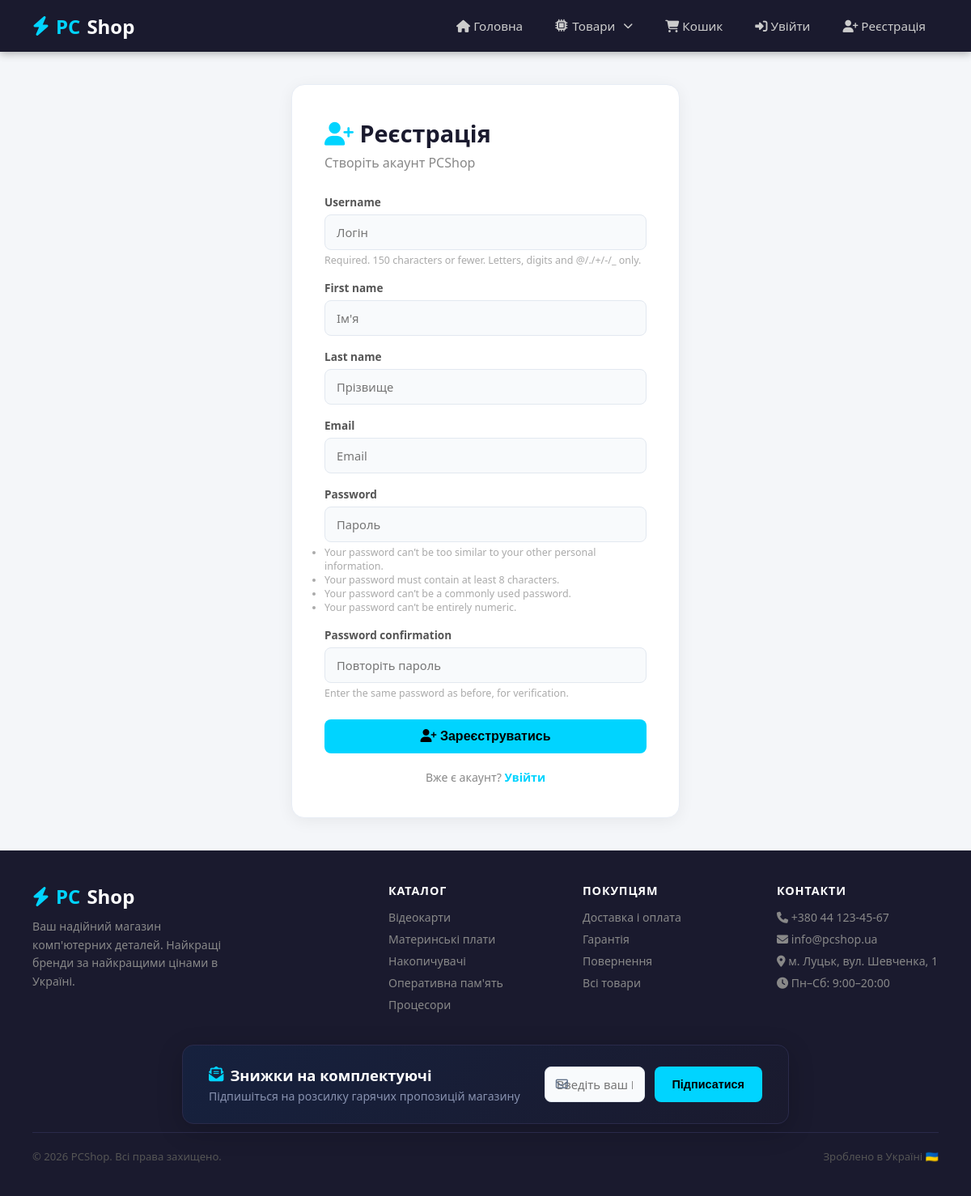
Screenshot of /register/ with the database file from the repository.
### myapp/models.py (models this page shows, shortened)
class Category(models.Model):
    name = models.CharField(max_length=100, verbose_name='Назва категорії')
    slug = models.SlugField(unique=True, verbose_name='URL-ідентифікатор')
    description = models.TextField(blank=True, verbose_name='Опис')
    created_at = models.DateTimeField(auto_now_add=True, verbose_name='Створено о')
    updated_at = models.DateTimeField(auto_now=True, verbose_name='Оновлено о')
    class Meta:
        verbose_name = 'Категорія'
        verbose_name_plural = 'Категорії'
        ordering = ['name']

### myapp/views.py (the view, shortened to what this page needs)
# urls.py: path('register/', views.register_view, name='register'),
def register_view(request):
    if request.user.is_authenticated:
        return redirect('home')
    form = RegisterForm()
    return render(request, 'myapp/auth/register.html', {
        'form':       form,
        'categories': Category.objects.all(),
    })

### myapp/forms.py
class RegisterForm(UserCreationForm):
    email      = forms.EmailField(required=True, widget=forms.EmailInput(attrs={'placeholder': 'Email'}))
    first_name = forms.CharField(max_length=100, widget=forms.TextInput(attrs={'placeholder': "Ім'я"}))
    last_name  = forms.CharField(max_length=100, widget=forms.TextInput(attrs={'placeholder': 'Прізвище'}))
    class Meta:
        model  = User
        fields = ['username', 'first_name', 'last_name', 'email', 'password1', 'password2']
        widgets = {
            'username': forms.TextInput(attrs={'placeholder': 'Логін'}),
        }
    def __init__(self, *args, **kwargs):
        super().__init__(*args, **kwargs)
        self.fields['password1'].widget = forms.PasswordInput(attrs={'placeholder': 'Пароль'})
        self.fields['password2'].widget = forms.PasswordInput(attrs={'placeholder': 'Повторіть пароль'})

### myapp/templates/myapp/auth/register.html (shortened to what this page needs)
{% extends 'myapp/base.html' %}
{% block content %}
<div style="min-height: 70vh; display: flex; align-items: center; justify-content: center; padding: 40px 24px;">
  <div style="background: white; border: 1px solid #e8edf5; border-radius: 16px; padding: 40px; width: 100%; max-width: 480px; box-shadow: 0 4px 20px rgba(0,0,0,0.06);">
    <h2 style="font-size: 1.8rem; margin-bottom: 6px; color: #1a1a2e;">
      <i class="fa-solid fa-user-plus" style="color: #00d4ff;"></i> Реєстрація
    </h2>
    <p style="color: #888; margin-bottom: 28px;">Створіть акаунт PCShop</p>
    <form method="post">
      {% for field in form %}
        <div style="margin-bottom: 16px;">
          <label style="display: block; font-size: 0.85rem; font-weight: 600; color: #555; margin-bottom: 6px;">
            {{ field.label }}
          </label>
          {{ field }}
          {% if field.help_text %}
            <div style="color: #aaa; font-size: 0.78rem; margin-top: 4px;">{{ field.help_text }}</div>
          {% endif %}
        </div>
      {% endfor %}
      <button type="submit" class="btn btn-primary" style="width: 100%; padding: 12px; font-size: 1rem; margin-top: 8px;">
        <i class="fa-solid fa-user-plus"></i> Зареєструватись
      </button>
    </form>
    <div style="margin-top: 20px; text-align: center; font-size: 0.88rem; color: #888;">
      Вже є акаунт? <a href="{% url 'login' %}" style="color: #00d4ff; font-weight: 600;">Увійти</a>
    </div>
  </div>
</div>
{% endblock %}

### myapp/templates/myapp/base.html (shortened to what this page needs)
{% load static %}
<!DOCTYPE html>
<html lang="uk">
<head>
  <link rel="stylesheet" href="{% static 'myapp/css/style.css' %}">
  <link rel="stylesheet" href="https://cdnjs.cloudflare.com/ajax/libs/font-awesome/6.5.1/css/all.min.css">
</head>
<body>
<header>
  <a href="{% url 'home' %}" class="logo">
    <i class="fa-solid fa-bolt" style="color: #00d4ff;"></i> <span>PC</span>Shop
  </a>
  <nav id="navMenu">
    <a href="{% url 'home' %}"><i class="fa-solid fa-house"></i> Головна</a>
    <div class="dropdown">
      <a href="{% url 'catalog' %}" class="dropdown-btn-link">
        <i class="fa-solid fa-microchip"></i> Товари
        <i class="fa-solid fa-chevron-down" style="font-size: 0.75rem; margin-left: 4px;"></i>
      </a>
    </div>
    <a href="{% url 'cart_detail' %}"><i class="fa-solid fa-cart-shopping"></i> Кошик</a>
    {% if user.is_authenticated %}
    <a href="{% url 'profile' %}"><i class="fa-solid fa-user"></i> {{ user.first_name|default:user.username }}</a>
    <a href="{% url 'logout' %}"><i class="fa-solid fa-right-from-bracket"></i> Вийти</a>
  {% else %}
    <a href="{% url 'login' %}"><i class="fa-solid fa-right-to-bracket"></i> Увійти</a>
    <a href="{% url 'register' %}"><i class="fa-solid fa-user-plus"></i> Реєстрація</a>
  {% endif %}
  </nav>
</header>
<main>
  {% block content %}{% endblock %}
</main>
<footer>
  <div class="footer-grid">
    <div class="footer-brand">
      <div class="logo"><i class="fa-solid fa-bolt" style="color: #00d4ff;"></i> <span>PC</span>Shop</div>
      <p>Ваш надійний магазин комп'ютерних деталей. Найкращі бренди за найкращими цінами в Україні.</p>
    </div>
    <div class="footer-col">
      <h4>Каталог</h4>
      <ul>
        {% for cat in categories %}
          <li><a href="{% url 'category_detail' cat.slug %}">{{ cat.name }}</a></li>
        {% endfor %}
      </ul>
    </div>
    <div class="footer-col">
      <h4>Покупцям</h4>
      <ul>
        <li><a href="#">Доставка і оплата</a></li>
        <li><a href="#">Гарантія</a></li>
        <li><a href="#">Повернення</a></li>
        <li><a href="{% url 'catalog' %}">Всі товари</a></li>
      </ul>
    </div>
    <div class="footer-col">
      <h4>Контакти</h4>
      <ul>
        <li><i class="fa-solid fa-phone"></i> +380 44 123-45-67</li>
        <li><i class="fa-solid fa-envelope"></i> info@pcshop.ua</li>
        <li><i class="fa-solid fa-location-dot"></i> м. Луцьк, вул. Шевченка, 1</li>
        <li><i class="fa-solid fa-clock"></i> Пн–Сб: 9:00–20:00</li>
      </ul>
    </div>
  </div>
  <div class="newsletter-container-modern">
      <div class="newsletter-card-modern">
        <div class="newsletter-text">
          <h4><i class="fa-solid fa-envelope-open-text" style="color: #00d4ff;"></i> Знижки на комплектуючі</h4>
          <p>Підпишіться на розсилку гарячих пропозицій магазину</p>
        </div>
        <form action="{% url 'newsletter_subscribe' %}" method="POST" class="newsletter-form-modern">
          <div class="input-with-icon">
            <input type="email" name="email" placeholder="Введіть ваш Email..." required>
          </div>
          <button type="submit" class="btn btn-primary">Підписатися</button>
        </form>
      </div>
  </div>
  <div class="footer-bottom">
    <p>© 2026 PCShop. Всі права захищено.</p>
    <p>Зроблено в Україні 🇺🇦</p>
  </div>
</footer>
</body>
</html>

### myapp/static/myapp/css/style.css (style rules this page uses)
* { margin: 0; padding: 0; box-sizing: border-box; }
body { font-family: 'Segoe UI', sans-serif; background: #f4f6f9; color: #222; min-height: 100vh; display: flex; flex-direction: column; }
a { text-decoration: none; color: inherit; }
main { flex: 1; }
.btn { display: inline-block; padding: 10px 22px; border-radius: 8px; font-weight: 600; font-size: 0.9rem; cursor: pointer; transition: all 0.2s; border: none; }
.btn-primary { background: #00d4ff; color: #000; }
header { background: #1a1a2e; color: white; padding: 0 40px; display: flex; align-items: center; justify-content: space-between; height: 64px; position: sticky; top: 0; z-index: 100; box-shadow: 0 2px 10px rgba(0,0,0,0.3); }
.logo { font-size: 1.5rem; font-weight: 700; color: white; display: flex; align-items: center; gap: 8px; }
.logo span { color: #00d4ff; }
nav { display: flex; align-items: center; gap: 8px; }
nav a { color: #ccc; padding: 8px 16px; border-radius: 6px; font-size: 0.95rem; transition: all 0.2s; }
footer { background: #1a1a2e; color: #aaa; padding: 40px; margin-top: auto; }
.footer-grid { display: grid; grid-template-columns: 2fr 1fr 1fr 1fr; gap: 40px; max-width: 1200px; margin: 0 auto 30px; }
.footer-brand p { font-size: 0.88rem; line-height: 1.6; color: #888; max-width: 240px; margin-top: 10px; }
.footer-col h4 { color: white; font-size: 0.9rem; font-weight: 600; text-transform: uppercase; letter-spacing: 0.06em; margin-bottom: 14px; }
.footer-col ul { list-style: none; display: flex; flex-direction: column; gap: 8px; }
.footer-col ul a { color: #888; font-size: 0.88rem; transition: color 0.2s; }
.footer-col ul li { color: #888; font-size: 0.88rem; }
.footer-bottom { border-top: 1px solid #2a2a4a; padding-top: 20px; max-width: 1200px; margin: 0 auto; display: flex; justify-content: space-between; font-size: 0.82rem; color: #555; }
.dropdown { position: relative; display: flex; align-items: center; height: 64px; }
.dropdown-btn-link { color: #ccc; padding: 8px 16px; border-radius: 6px; font-size: 0.95rem; transition: all 0.2s; display: flex; align-items: center; gap: 6px; }
.newsletter-container-modern { max-width: 1200px; margin: 40px auto 10px; padding: 0 24px; }
.newsletter-card-modern { background: linear-gradient(135deg, #16213e 0%, #1a1a2e 100%); border: 1px solid #2a2a4a; border-radius: 14px; padding: 24px 32px; display: flex; align-items: center; justify-content: space-between; gap: 30px; box-shadow: 0 8px 32px rgba(0, 0, 0, 0.2); max-width: 750px; margin: 0 auto; }
.newsletter-text { text-align: left; flex-shrink: 0; }
.newsletter-text h4 { color: white; font-size: 1.15rem; font-weight: 700; margin-bottom: 4px; display: flex; align-items: center; gap: 8px; }
.newsletter-text p { color: #8892b0; font-size: 0.88rem; margin: 0; }
.newsletter-form-modern { display: flex; gap: 12px; flex-content: space-between; flex: 1; max-width: 420px; }
.input-with-icon { position: relative; flex: 1; }
.input-with-icon input { width: 100%; padding: 11px 16px 11px 40px; background: #0f172a; border: 1px solid #334155; border-radius: 8px; color: white; font-family: inherit; font-size: 0.9rem; transition: all 0.2s ease; }
.newsletter-form-modern .btn-primary { padding: 11px 22px; font-size: 0.9rem; border-radius: 8px; white-space: nowrap; }
input[type="text"], input[type="email"], input[type="password"] { width: 100%; padding: 11px 14px; border: 1px solid #e2e8f0; border-radius: 8px; font-family: inherit; font-size: 0.92rem; color: #334155; background: #f8fafc; transition: all 0.2s; outline: none; }

### rows the page displays
Category: name "Відеокарти"
Category: name "Материнські плати"
Category: name "Накопичувачі"
Category: name "Оперативна пам'ять"
Category: name "Процесори"

### other values shown
{{ field.label }} "Username" "First name" "Last name" "Email" "Password" "Password confirmation"
{{ field.help_text }} "Required. 150 characters or fewer. Letters, digits and @/./+/-/_ only." "Enter the same password as before, for verification."
